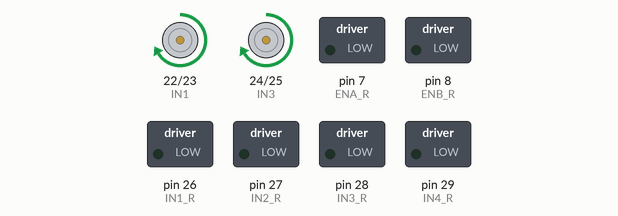
Simulated run of this sketch. Board: Arduino Mega 2560, built with avr-gcc and run on an emulated ATmega2560. Parts: motor-driver pin pairs drawn as motors (green arrow = first pin HIGH = forward, orange = second pin HIGH = backward, longer = more drive, scaled by the enable pin), switched loads named in the sketch (green lamp = pin HIGH).

Above: at 2.5 s.
At 8.5 s:
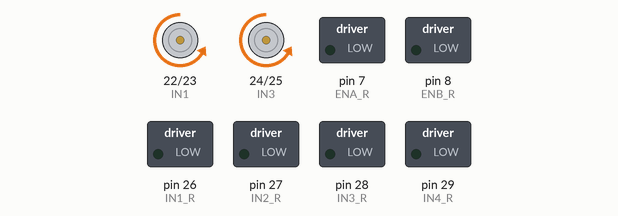
At 12.0 s:
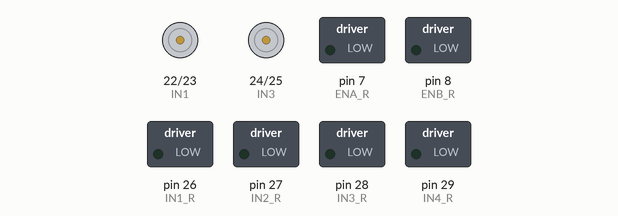
Timing chart, 0 to 16.9 s (numbered marks = the images above):
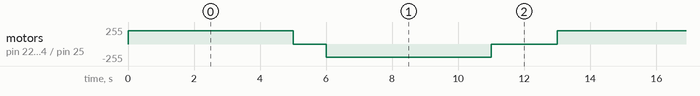

Measured:
- by itself, motor on pin 22 (IN1) / pin 23 (IN2), motor on pin 24 (IN3) / pin 25 (IN4): repeats every 13.0 s: stopped 1.0 s, backward 200/255 5.0 s, stopped 2.0 s, forward 200/255 5.0 s

The sketch:

test_pwm_front_motors.ino
```cpp
// ----- Pin Definitions -----
#define ENA 5   // Front Left Enable (PWM)
#define ENB 6   // Front Right Enable (PWM)
#define IN1 22  // FL IN1
#define IN2 23  // FL IN2
#define IN3 24  // FR IN3
#define IN4 25  // FR IN4

// Rear motors (wired but not used)
#define ENA_R 7
#define ENB_R 8
#define IN1_R 26
#define IN2_R 27
#define IN3_R 28
#define IN4_R 29

void setup() {
  // Front motor pins
  pinMode(ENA, OUTPUT);
  pinMode(ENB, OUTPUT);
  pinMode(IN1, OUTPUT);
  pinMode(IN2, OUTPUT);
  pinMode(IN3, OUTPUT);
  pinMode(IN4, OUTPUT);

  // Rear motor pins (unused for now)
  pinMode(ENA_R, OUTPUT);
  pinMode(ENB_R, OUTPUT);
  pinMode(IN1_R, OUTPUT);
  pinMode(IN2_R, OUTPUT);
  pinMode(IN3_R, OUTPUT);
  pinMode(IN4_R, OUTPUT);

  // Ensure all motors are stopped initially
  stopMotors();
}

void loop() {
  // ----- Forward -----
  digitalWrite(IN1, HIGH);
  digitalWrite(IN2, LOW);
  digitalWrite(IN3, HIGH);
  digitalWrite(IN4, LOW);

  analogWrite(ENA, 200); // PWM speed (0-255)
  analogWrite(ENB, 200);

  delay(5000);  // run 5 seconds

  stopMotors();
  delay(1000);

  // ----- Reverse -----
  digitalWrite(IN1, LOW);
  digitalWrite(IN2, HIGH);
  digitalWrite(IN3, LOW);
  digitalWrite(IN4, HIGH);

  analogWrite(ENA, 200);
  analogWrite(ENB, 200);

  delay(5000);

  stopMotors();
  delay(2000);
}

void stopMotors() {
  analogWrite(ENA, 0);
  analogWrite(ENB, 0);
  digitalWrite(IN1, LOW);
  digitalWrite(IN2, LOW);
  digitalWrite(IN3, LOW);
  digitalWrite(IN4, LOW);
}
```
